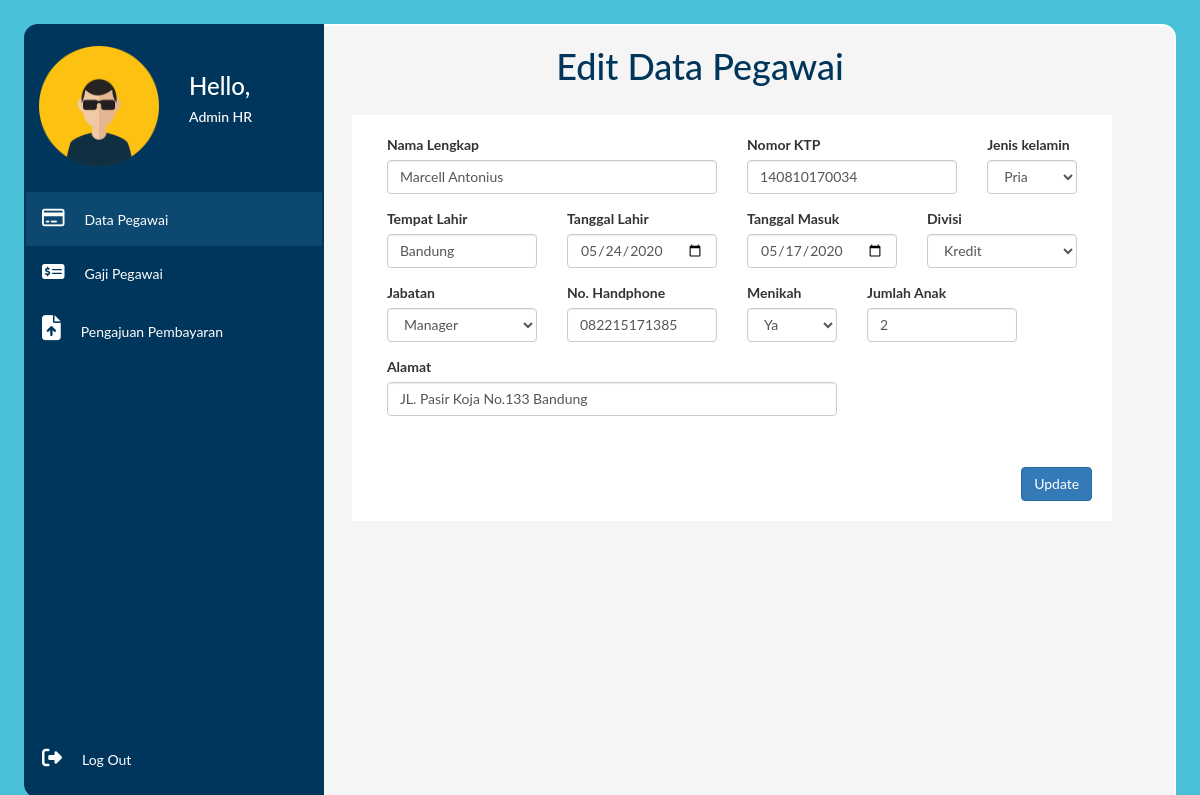
Page /src/bagian_HR/report_edit.php?id=46 (signed in) on the committed database.
### tables this page shows
CREATE TABLE `data_karyawan` (
  `id` int(12) NOT NULL,
  `nama` varchar(50) NOT NULL,
  `ktp` varchar(16) NOT NULL,
  `JK` varchar(10) NOT NULL,
  `tmp_lhr` varchar(25) NOT NULL,
  `tgl_lhr` date NOT NULL,
  `tgl_masuk` date NOT NULL,
  `divisi` varchar(50) NOT NULL,
  `jabatan` varchar(25) NOT NULL,
  `no_telp` varchar(13) NOT NULL,
  `alamat` varchar(100) NOT NULL,
  `suamiistri` varchar(10) NOT NULL,
  `anak` int(10) NOT NULL,
  `gajiperbulan` int(15) NOT NULL,
  `pajakbulanan` int(15) NOT NULL,
  `gajiakhir` int(15) NOT NULL
);

### src/config.php (called while the page is built, shortened)
<?php
$host = 'localhost';
$user = 'root';
$password = '';
$db = 'db_simpeg';
$conn = mysqli_connect($host, $user, $password, $db);
function query($query){
    global $conn;
    $result = mysqli_query($conn, $query);
    $rows = [];
    while( $row = mysqli_fetch_assoc($result)){
        $rows[] = $row;
    }
    return $rows;
}
?>

### src/bagian_HR/report_edit.php (the view, shortened to what this page needs)
<?php
    require '../config.php';
    $id = $_GET["id"];
    $karyawan = query("SELECT * FROM data_karyawan WHERE id = $id")[0];
?>
<!DOCTYPE html>
<html>
<head>
	<link rel="stylesheet" href="https://maxcdn.bootstrapcdn.com/bootstrap/3.4.1/css/bootstrap.min.css">
	<link rel="stylesheet" type="text/css" href="../../assets/css/bagian_hr/sreport.css">
</head>
<body>
<div class="konten">
  <div class="sidebar">
    <div clas="container">
      <div class="row">
        <div class="col-md-6">
            <img src="../../assets/img/avatar.png" style="width: 90% ; height : 90%;margin-top:15%;margin-left:10%;margin-bottom:20%">
        </div>
        <div class="col-md-6">
          <h3 style="padding-top:20%;color:white"> Hello, </h3>
          <h5 style="padding-bottom:5%;color:white"> Admin HR </h5>
        </div>
      </div>
    </div>
    <a class="active" href="./report.php" style="color:white"><i class='far fa-credit-card' style='font-size:20px;margin-right:20px;'></i>Data Pegawai</a>
    <a  href="./report_gaji.php" style="color:white"><i class='fas fa-money-check-alt' style='font-size:20px;margin-right:20px'></i>Gaji Pegawai</a>
    <a  href="./report_pengajuan.php" style="color:white"><i class='fas fa-file-upload' style='font-size:25px;margin-right:20px'></i>Pengajuan Pembayaran</a>
    <div class="logout">
      <a href="../logout.php" style="color:white"><i class="fas fa-sign-out-alt" style='font-size:20px;margin-right:20px'></i>Log Out</a>
    </div>
  </div>
  <div class="content">
    <h1 style="text-align:center;color:#00365c">Edit Data Pegawai</h1>
    <div class="container-fluid">
      <div class="row">
        <div class="content-isi">
          <form  method="post"  action="">
                <div class="form-group col-md-6">
                <label for="nama">Nama Lengkap</label>
                <input type="text" class="form-control" id="nama" name="nama" placeholder="Nama Lengkap" required
                value="<?= $karyawan["nama"]; ?>">
                </div>
                <div class="form-group col-md-4">
                <label for="ktp">Nomor KTP</label>
                <input type="text" class="form-control" id="ktp" name="ktp" placeholder="Nomor KTP" required
                value="<?= $karyawan["ktp"]; ?>">
                </div>
                <div class="form-group col-md-2">
                    <label for="JK"> Jenis kelamin</label>
                    <select id="JK" name="JK" class="form-control" required value="<?= $karyawan["JK"]; ?>">
                        <option value = "Pria">Pria</option>
                    </select>
                </div>
                <div class="form-group col-md-3">
                    <label for="tmp_lhr">Tempat Lahir</label>
                    <input type="text" class="form-control" id="tmp_lhr" name="tmp_lhr" placeholder="Tempat lahir" required
                    value="<?= $karyawan["tmp_lhr"]; ?>">
                </div>
                <div class="form-group col-md-3">
                    <label for="tgl_lhr">Tanggal Lahir</label> <br>
                    <input type="date"  class="form-control id="tgl_lhr" name="tgl_lhr" required value="<?= $karyawan["tgl_lhr"]; ?>">
                </div>
                <div class="form-group col-md-3">
                    <label for="tgl_masuk">Tanggal Masuk</label> <br>
                    <input type="date"  class="form-control id="tgl_masuk" name="tgl_masuk" required value="<?= $karyawan["tgl_masuk"]; ?>">
                </div>
                <div class="form-group col-md-3">
                    <label for="divisi">Divisi</label>
                    <select id="divisi" name="divisi" class="form-control" required value="<?= $karyawan["divisi"]; ?>">
                        <option value = "Kredit" selected>Kredit</option>
                    </select>
                </div>
                <div class="form-group col-md-3">
                    <label for="jabatan">Jabatan</label>
                    <select id="jabatan" name="jabatan" class="form-control" required value="<?= $karyawan["jabatan"]; ?>">
                        <option value = "Manager" selected>Manager</option>
                    </select>
                </div>
                <div class="form-group col-md-3">
                    <label for="no_telp">No. Handphone</label>
                    <input type="text" class="form-control" id="no_telp" name="no_telp" placeholder="+62 ..." required
                    value="<?= $karyawan["no_telp"]; ?>">
                </div>
                <div class="form-group col-md-2">
                    <label for="suamiistri"> Menikah</label>
                    <select id="suamiistri" name="suamiistri" class="form-control" required value="<?= $karyawan["suamiistri"]; ?>">
                        <option value = "Ya" >Ya</option>
                    </select>
                </div>
                <div class="form-group col-md-3">
                    <label for="anak">Jumlah Anak</label>
                    <input type="text" class="form-control" id="anak" name="anak" placeholder="..." required value="<?= $karyawan["anak"]; ?>">
                </div>
                <div class="form-group col-md-8">
                    <label for="alamat">Alamat</label>
                    <input type="text" class="form-control" id="alamat" name="alamat" placeholder="Alamat" required
                    value="<?= $karyawan["alamat"]; ?>">
                </div>
            <br>
            <div style="display:flex; justify-content:flex-end; width:100%; padding:0;">
                <button type="submit" name='submit' class="btn btn-primary" style="margin-top:5%"> Update</button>
              </div>
          </form>
        </div>
      </div>
  </div>
</div>
</div>
</body>
</html>

### assets/css/bagian_hr/sreport.css (style rules this page uses)
body { font-family: monospace;background-color: #4bc1d9;overflow: hidden;height: 600px; }
.konten { margin-left:2%; margin-top:2%; margin-right:2%; margin-bottom: 80%; }
.content { background-color: #f5f5f5; border: 2px solid #ffff; padding: 20px; border-top-right-radius: 14px; padding-right: 20%; height: 200px; }
.sidebar { border: 2px solid #00365c; border-top-left-radius: 14px; }
body { margin: 0; font-family: "Lato", sans-serif; }
.sidebar { margin: 0; padding: 0; width: 300px; background-color: #00365c; position: fixed; height: 93%; border: 2px solid #00365c; border-bottom-left-radius: 14px; overflow: hidden; }
.sidebar a { display: block; color: black; padding: 16px; text-decoration: none; }
.sidebar a.active { background-color: #0d4871; color: white; }
div.content { margin-left: 200px; padding: 1px 16px; height: 808px; border-bottom-right-radius: 14px; }
.logout { position: absolute; width: 100%; bottom: 10px; }
.content-isi { margin-left: 12%; margin-right: 5%; overflow:auto; margin-top:2%; background-color: white; padding : 20px; }

### rows in the picture
data_karyawan: nama "Marcell Antonius", ktp "140810170034", JK "Pria", tmp_lhr "Bandung", tgl_lhr "05/24/2020", tgl_masuk "05/17/2020", divisi "Kredit", jabatan "Manager", no_telp "082215171385", suamiistri "Ya", anak "2", alamat "JL. Pasir Koja No.133 Bandung"
